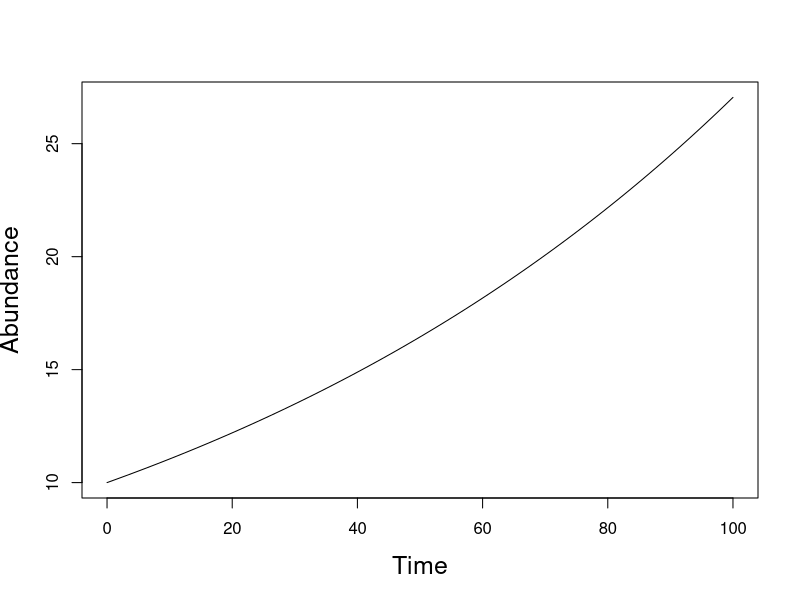
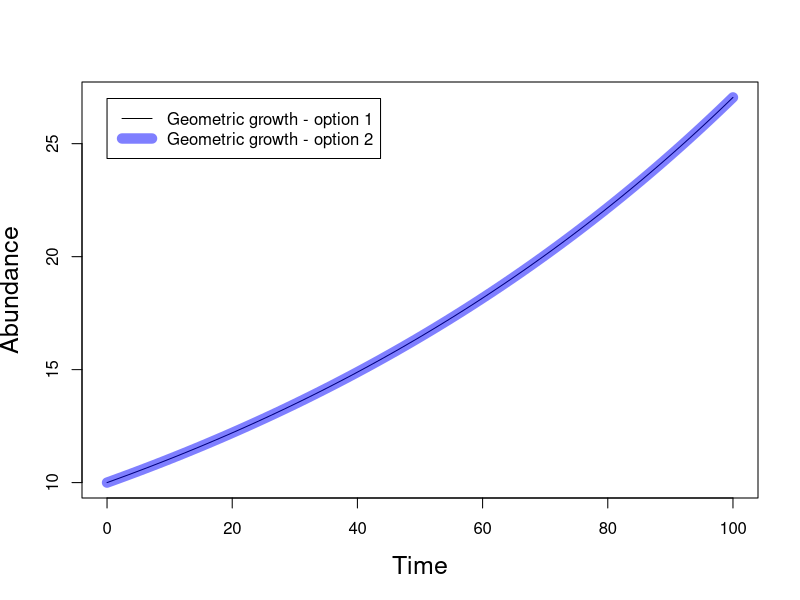
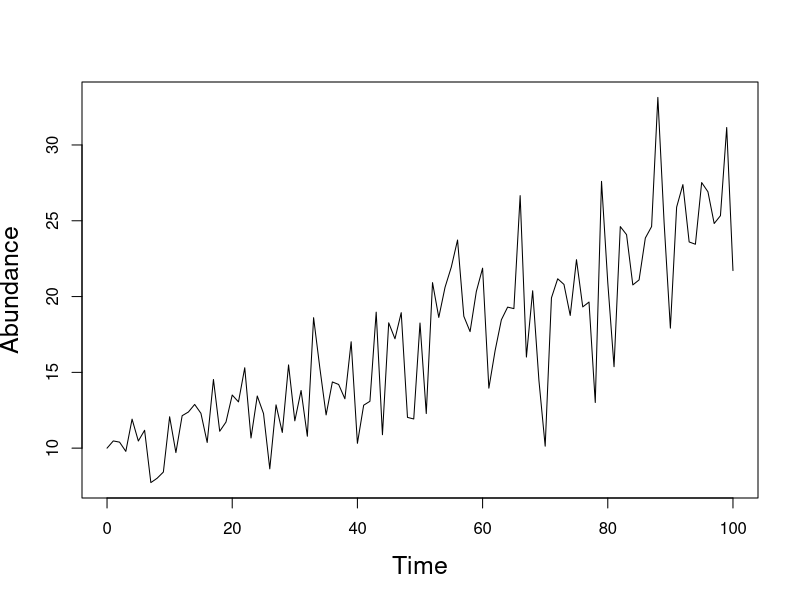
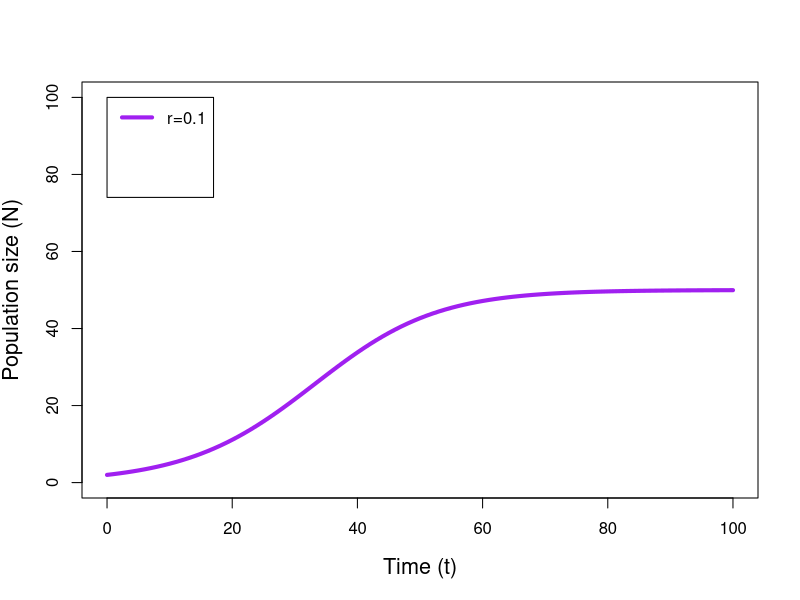
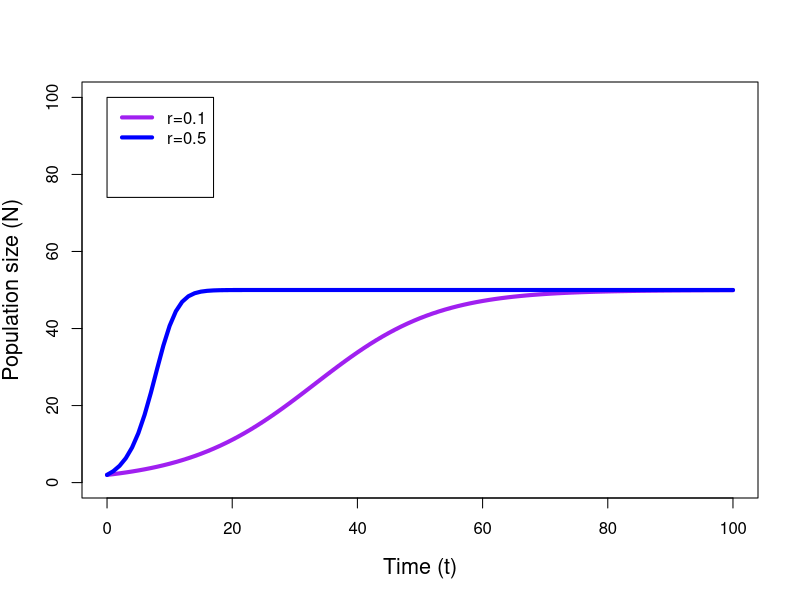
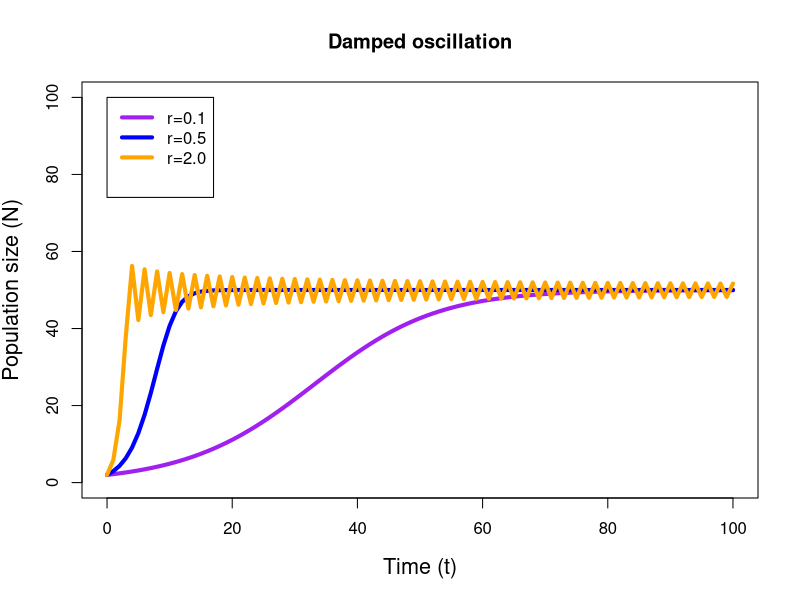
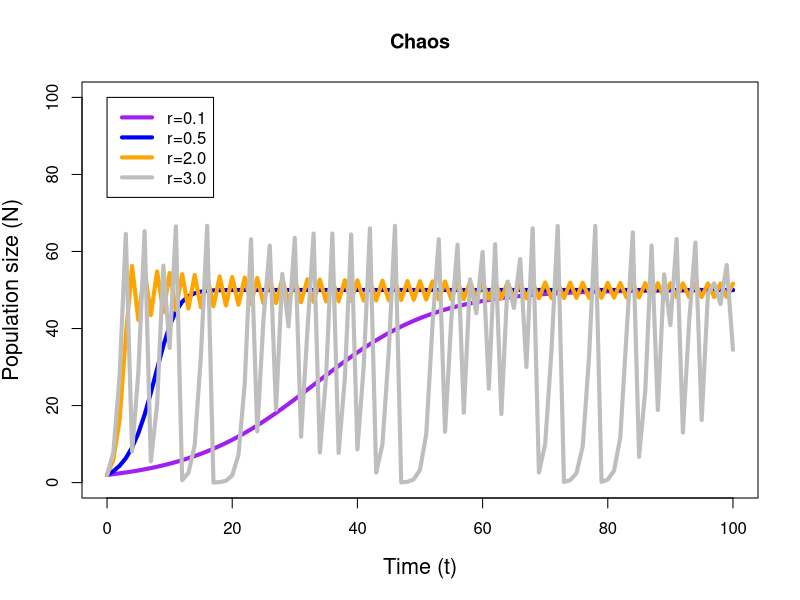
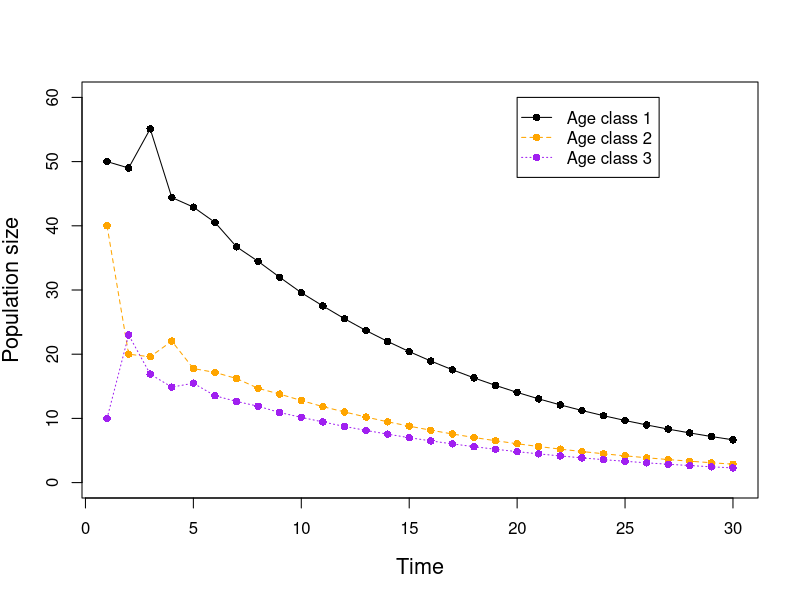

Here is the R script that generated these plots, in order:
## ----buildit,include=FALSE,eval=FALSE-----------------------------------------
## rnw2pdf("lecture-popdy-basics", tangle=TRUE)




## ----geo1,size='scriptsize',out.width='0.9\\textwidth',fig.width=8,fig.height=5,fig.align="center"----
time <- 0:100         
T <- length(time)     ## number of time points
r <- 0.01             ## growth rate
N1 <- 10*(1+r)^time   ## abundance at time t. N(0)=10
plot(time, N1, xlab="Time", ylab="Abundance", type="l", cex.lab=1.5)


## ----geo2,size='tiny',out.width='0.9\\textwidth',fig.width=8,fig.height=5,fig.align="center"----
N2 <- c(10, c(NA, T-1))  ## initial abundance = 10
for(t in 2:T) {
    N2[t] <- N2[t-1] + N2[t-1]*r
}
plot(time, N1, xlab="Time", ylab="Abundance", type="l", cex.lab=1.5)
lines(time, N2, col=rgb(0,0,1,0.5), lwd=10)
legend(0, 27, c("Geometric growth - option 1", "Geometric growth - option 2"),
       lwd=c(1,10), col=c(1, rgb(0,0,1,0.5)))


## ----geo3code,size='small'----------------------------------------------------
N3 <- c(10, c(NA, T-1))  ## initial abundance = 10
r <- rep(NA, T-1)
rbar <- 0.01
sigma <- 0.2
for(t in 2:T) {
    r[t-1] <- rnorm(n=1, mean=rbar, sd=sigma)
    N3[t] <- N2[t-1] + N2[t-1]*r[t-1]
}


## ----geo3,size='scriptsize',out.width='0.99\\textwidth',fig.width=8,fig.height=5,fig.align="center"----
plot(time, N3, xlab="Time", ylab="Abundance", type="l", cex.lab=1.5)


## ----Nl0,echo=FALSE-----------------------------------------------------------
Time <- 0:100
T <- length(Time)
rmax <- .1
K <- 50
Nl <- rep(0, T)
Nl[1] <- 2
for(t in 2:T) {
    Nl[t] <- Nl[t-1] + Nl[t-1]*rmax*(1 - Nl[t-1]/K)
}
Nl4 <- Nl3 <- Nl2 <- Nl
Nl4[1] <- Nl3[1] <- Nl2[1] <- 2
for(t in 2:T) {
    Nl2[t] <- Nl2[t-1] + Nl2[t-1]*0.5*(1-Nl2[t-1]/K)
    Nl3[t] <- Nl3[t-1] + Nl3[t-1]*2.0*(1-Nl3[t-1]/K)
    Nl4[t] <- Nl4[t-1] + Nl4[t-1]*3.0*(1-Nl4[t-1]/K)
}

## ----Nl,include=FALSE,echo=FALSE,fig.width=8,fig.height=6---------------------
plot(Time, Nl, lwd=4, type="l", ylim=c(0, 100), cex.lab=1.3,
     xlab="Time (t)", ylab="Population size (N)", col="purple")
legend(0, 100, c("r=0.1", "", "", ""),
       lwd=4, col=c("purple", NA, NA, NA))

## ----Nl2,include=FALSE,echo=FALSE,fig.width=8,fig.height=6--------------------
plot(Time, Nl, lwd=4, type="l", ylim=c(0, 100), cex.lab=1.3,
     xlab="Time (t)", ylab="Population size (N)", col="purple")
lines(Time, Nl2, lwd=4, col="blue")
legend(0, 100, c("r=0.1", "r=0.5", "", ""),
       lwd=4, col=c("purple", "blue", NA, NA))

## ----Nl3,include=FALSE,echo=FALSE,fig.width=8,fig.height=6--------------------
plot(Time, Nl, lwd=4, type="l", ylim=c(0, 100), cex.lab=1.3,
     xlab="Time (t)", ylab="Population size (N)", col="purple",
     main="Damped oscillation")
lines(Time, Nl2, lwd=4, col="blue")
lines(Time, Nl3, lwd=4, col="orange")
legend(0, 100, c("r=0.1", "r=0.5", "r=2.0", ""),
       lwd=4, col=c("purple", "blue", "orange", NA))

## ----Nl4,include=FALSE,echo=FALSE,fig.width=8,fig.height=6--------------------
plot(Time, Nl, lwd=4, type="l", ylim=c(0, 100), cex.lab=1.3,
     xlab="Time (t)", ylab="Population size (N)", col="purple",
     main="Chaos")
lines(Time, Nl2, lwd=4, col="blue")
lines(Time, Nl3, lwd=4, col="orange")
lines(Time, Nl4, lwd=4, col="gray")
legend(0, 100, c("r=0.1", "r=0.5", "r=2.0", "r=3.0"),
       lwd=4, col=c("purple", "blue", "orange", "gray"))


## ----proj1code,size='footnotesize'--------------------------------------------
T <- 30                         ## time steps
n <- matrix(NA, nrow=3, ncol=T) ## age-class abundance matrix    
n[,1] <- c(50, 40, 10)          ## abundance at t=1
s <- c(0.4, 0.5, 0.3)           ## survival rates
f <- c(0, 0.8, 1.7)             ## fecundities

A <- matrix(c(f, s[1], 0, 0, 0, s[2], s[3]), 
            nrow=3, ncol=3, byrow=TRUE)  
A                               ## Leslie matrix

for(t in 2:T) {
    n[,t] <- A %*% n[,t-1]      ## matrix multiplication
}

lambda <- n[,-1] / n[,-T]       ## growth rates


## ----proj1,size='scriptsize',out.width='0.99\\textwidth',fig.width=8,fig.height=5,fig.align="center"----
matplot(1:T, t(n), type="o", pch=16, xlab="Time", ylab="Population size",
        cex.lab=1.3, ylim=c(0, 60), col=c("black", "orange", "purple"))
legend(20, 60, c("Age class 1", "Age class 2", "Age class 3"),
       col=c("black", "orange", "purple"), pch=16, lty=1:3)


## ----lambda1,include=FALSE,echo=FALSE,fig.width=8,fig.height=6----------------
matplot(t(lambda), type="o", pch=16,
        xlab="Time", ylab="Population growth rate (lambda)",
        cex.lab=1.3,
        col=c("black", "orange", "purple"))
legend(20, 2.4, c("Age class 1", "Age class 2", "Age class 3"),
       col=c("black", "orange", "purple"), pch=16, lty=1:3)


## ----prop1,include=FALSE,echo=FALSE,fig.width=8,fig.height=6------------------
N <- colSums(n)
C <- sweep(n, 2, N, "/")
matplot(1:T, t(C), type="o", pch=16, xlab="Time",
        cex.lab=1.3,
        ylab="Proportion in age class",
        col=c("black", "orange", "purple"), ylim=c(0, 1))
legend(20, 1, c("Age class 1", "Age class 2", "Age class 3"),
       col=c("black", "orange", "purple"), pch=16, lty=1:3)


## ----proj1recode,size='footnotesize',eval=FALSE-------------------------------
## for(t in 2:T) {
##     n[,t] <- A %*% n[,t-1]
## }


## ----eig,size='scriptsize'----------------------------------------------------
vw <- eigen(A)
Re(vw$values[1])                          ## lambda
Re(vw$vectors[,1]/sum(vw$vectors[,1]))    ## stable age distribution
vw2 <- eigen(t(A))
Re(vw2$vectors[,1]/sum(vw2$vectors[,1]))  ## reproductive values

